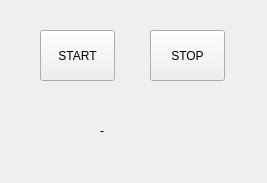
<?xml version="1.0" encoding="UTF-8"?>
<ui version="4.0">
 <class>MainWindow</class>
 <widget class="QMainWindow" name="MainWindow">
  <property name="geometry">
   <rect>
    <x>0</x>
    <y>0</y>
    <width>267</width>
    <height>183</height>
   </rect>
  </property>
  <property name="windowTitle">
   <string>MainWindow</string>
  </property>
  <widget class="QWidget" name="centralWidget">
   <widget class="QPushButton" name="pushButton_2">
    <property name="geometry">
     <rect>
      <x>150</x>
      <y>30</y>
      <width>75</width>
      <height>51</height>
     </rect>
    </property>
    <property name="text">
     <string>STOP</string>
    </property>
   </widget>
   <widget class="QLabel" name="label">
    <property name="geometry">
     <rect>
      <x>100</x>
      <y>120</y>
      <width>61</width>
      <height>21</height>
     </rect>
    </property>
    <property name="text">
     <string>-</string>
    </property>
   </widget>
   <widget class="QPushButton" name="pushButton">
    <property name="geometry">
     <rect>
      <x>40</x>
      <y>30</y>
      <width>75</width>
      <height>51</height>
     </rect>
    </property>
    <property name="text">
     <string>START</string>
    </property>
   </widget>
  </widget>
 </widget>
 <layoutdefault spacing="6" margin="11"/>
 <resources/>
 <connections/>
</ui>
